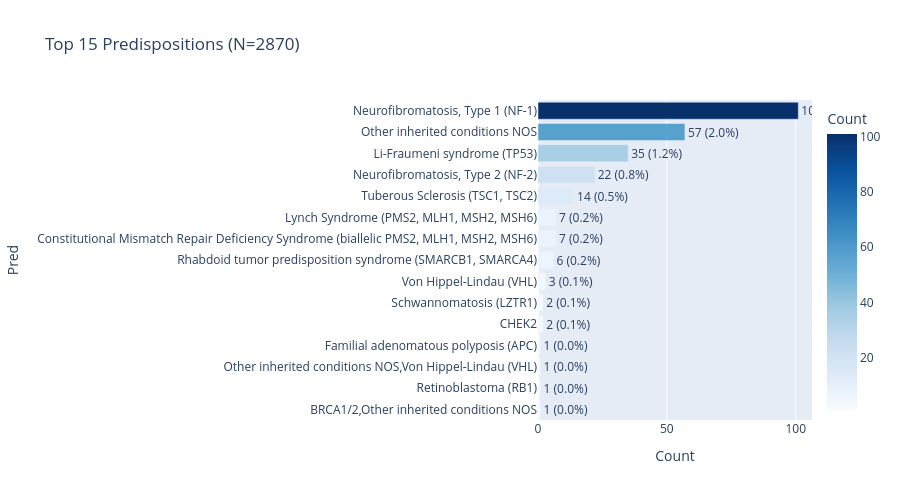

The notebook cell saved with this chart:
### Code cell
# Step 4: Cancer Predispositions -- Prevalence & Demographics -- How common each predisposition is, and demographic patterns across predispositions.
pc = dex[~dex['pred'].isin(['No predisposition','Unknown'])]
pc = pc['pred'].value_counts().head(15).reset_index()
pc.columns = ['Pred','Count']
pc['%'] = (pc['Count']/total_p*100).round(1)
fig = px.bar(pc,y='Pred',x='Count',orientation='h',title=f'Top 15 Predispositions (N={total_p})',
             text=[f'{c} ({p:.1f}%)' for c,p in zip(pc['Count'],pc['%'])],color='Count',color_continuous_scale='Blues')
fig.update_traces(textposition='outside')
fig.update_layout(height=500,yaxis={'categoryorder':'total ascending'})
fig.show()

### Figure 1 — Plotly figure (JSON) as saved in the notebook; plotly's stock layout.template omitted (floating-point values rounded to 4 significant figures)
{"data": [{"hovertemplate": "Count=%{marker.color}<br>Pred=%{y}<br>text=%{text}<extra></extra>", "legendgroup": "", "marker": {"color": [101, 57, 35, 22, 14, 7, 7, 6, 3, 2, 2, 1, 1, 1, 1], "coloraxis": "coloraxis", "pattern": {"shape": ""}}, "name": "", "orientation": "h", "showlegend": false, "text": ["101 (3.5%)", "57 (2.0%)", "35 (1.2%)", "22 (0.8%)", "14 (0.5%)", "7 (0.2%)", "7 (0.2%)", "6 (0.2%)", "3 (0.1%)", "2 (0.1%)", "2 (0.1%)", "1 (0.0%)", "1 (0.0%)", "1 (0.0%)", "1 (0.0%)"], "textposition": "outside", "type": "bar", "x": [101, 57, 35, 22, 14, 7, 7, 6, 3, 2, 2, 1, 1, 1, 1], "xaxis": "x", "y": ["Neurofibromatosis, Type 1 (NF-1)", "Other inherited conditions NOS", "Li-Fraumeni syndrome (TP53)", "Neurofibromatosis, Type 2 (NF-2)", "Tuberous Sclerosis (TSC1, TSC2)", "Constitutional Mismatch Repair Deficiency Syndrome (biallelic PMS2, MLH1, MSH2, MSH6)", "Lynch Syndrome (PMS2, MLH1, MSH2, MSH6)", "Rhabdoid tumor predisposition syndrome (SMARCB1, SMARCA4)", "Von Hippel-Lindau (VHL)", "CHEK2", "Schwannomatosis (LZTR1)", "BRCA1/2,Other inherited conditions NOS", "Retinoblastoma (RB1)", "Other inherited conditions NOS,Von Hippel-Lindau (VHL)", "Familial adenomatous polyposis (APC)"], "yaxis": "y"}], "layout": {"barmode": "relative", "coloraxis": {"autocolorscale": false, "colorbar": {"title": {"text": "Count"}}, "colorscale": [[0, "rgb(247,251,255)"], [0.125, "rgb(222,235,247)"], [0.25, "rgb(198,219,239)"], [0.375, "rgb(158,202,225)"], [0.5, "rgb(107,174,214)"], [0.625, "rgb(66,146,198)"], [0.75, "rgb(33,113,181)"], [0.875, "rgb(8,81,156)"], [1, "rgb(8,48,107)"]]}, "height": 500, "legend": {"tracegroupgap": 0}, "title": {"text": "Top 15 Predispositions (N=2870)"}, "xaxis": {"anchor": "y", "domain": [0, 1], "title": {"text": "Count"}}, "yaxis": {"anchor": "x", "categoryorder": "total ascending", "domain": [0, 1], "title": {"text": "Pred"}}}}
